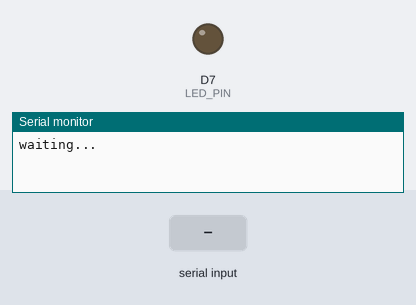
Bench run of a sketch on a simulated ESP8266 (NodeMCU). Parts: output pins drawn as LEDs (lit = HIGH), the last lines printed to the serial monitor. The inputs (shaded band) are chosen by the test bench.

Above: at 1.2 s.
1.3 s: "on\n" received over Serial
At 2.1 s:
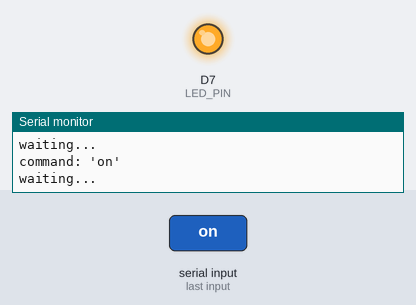
2.8 s: "off\n" received over Serial
At 3.3 s:
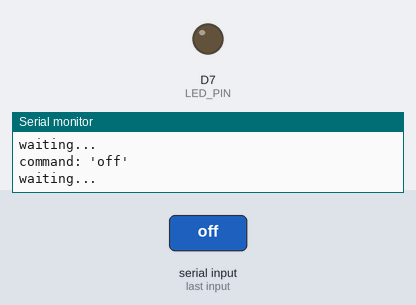
Timing chart, 0 to 5.8 s (numbered marks = the images above; inputs shaded):
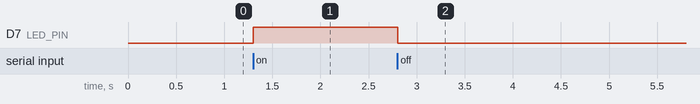

Measured:
- after the input at 1.3 s, D7 (LED_PIN): LOW → HIGH at once
- after the input at 2.8 s, D7 (LED_PIN): HIGH → LOW at once

The sketch:

lab3part1.ino
```cpp
/*
 * lab3part1.ino
 *
 * Controls an LED using serial commands: 'on' or 'off'.
 * Prints 'waiting...' every second while idle.
 *
 * Author: Charles Jensen
 * Created: 2025-04-16
 * Last Modified: 2025-04-16
 */

// Constants for pins
const int LED_PIN = D7;

// Timing constant
const int PRINT_INTERVAL_THRESHOLD_MS = 1000;

// Global Variables
static String g_cmd = ""; // Accumulates serial command characters

void setup()
{
    Serial.begin(115200);       // Begin serial communication
    pinMode(LED_PIN, OUTPUT);   // Set LED pin as output
    digitalWrite(LED_PIN, LOW); // Start with LED off
}

void loop()
{
    static int s_last_print_time_ms = 0; // Tracks last 'waiting...' print

    int current_time_ms = millis();

    // Print status once per second
    if (current_time_ms - s_last_print_time_ms > PRINT_INTERVAL_THRESHOLD_MS)
    {
        s_last_print_time_ms = current_time_ms;
        Serial.println(F("waiting..."));
    }

    // Process serial input
    if (Serial.available() > 0)
    {
        char c = Serial.read();

        if (c == '\n' || c == '\r')
        {
            g_cmd.toLowerCase();
            Serial.printf("command: '%s'\n", g_cmd.c_str());

            if (g_cmd == "on")
            {
                digitalWrite(LED_PIN, HIGH); // Turn on LED
            }
            else if (g_cmd == "off")
            {
                digitalWrite(LED_PIN, LOW); // Turn off LED
            }
            else
            {
                Serial.printf("unrecognized command: '%s'\n", g_cmd.c_str());
            }

            g_cmd = ""; // Reset command buffer
        }
        else
        {
            g_cmd.concat(c); // Continue building command
        }
    }
}
```
